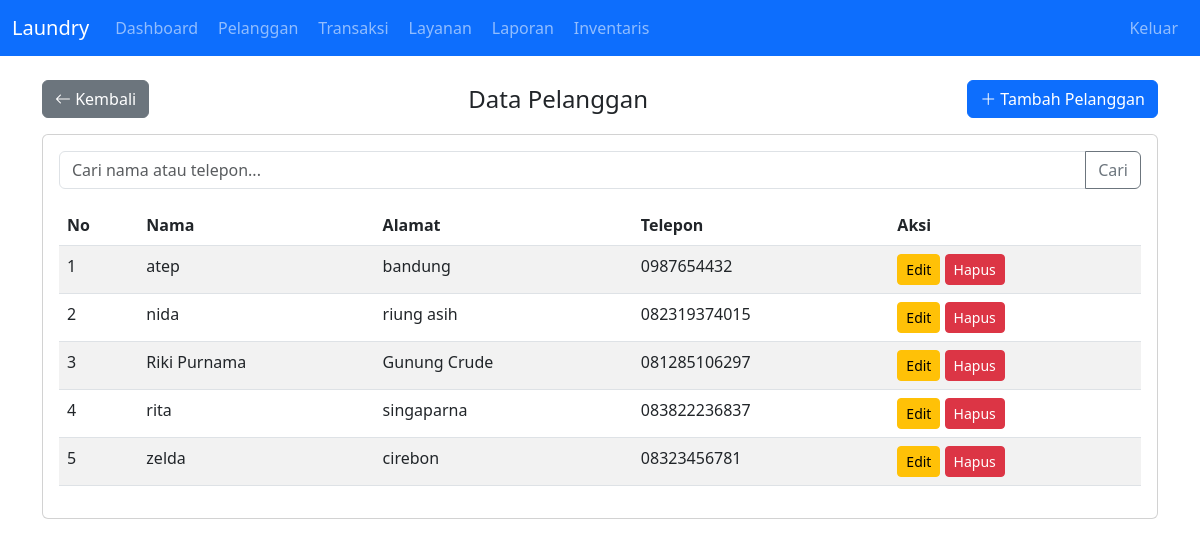
The page /pelanggan.php (signed in) on the database its author committed.
### tables this page shows
CREATE TABLE `pelanggan` (
  `id` int(11) NOT NULL,
  `nama` varchar(100) NOT NULL,
  `alamat` varchar(255) DEFAULT NULL,
  `telepon` varchar(20) DEFAULT NULL
);

### pelanggan.php (the view, shortened to what this page needs)
<?php
include 'koneksi.php';
$search = isset($_GET['search']) ? $_GET['search'] : '';
$where = '';
$q = mysqli_query($conn, "SELECT * FROM pelanggan $where ORDER BY nama");
?>
<!DOCTYPE html>
<html>
<head>
    <link rel="stylesheet" href="https://cdn.jsdelivr.net/npm/bootstrap@5.3.0/dist/css/bootstrap.min.css">
</head>
<body>
<?php include 'navbar.php'; ?>
<div class="container mt-4">
    <div class="d-flex justify-content-between align-items-center mb-3">
        <a href="dashboard.php" class="btn btn-secondary">
            <i class="bi bi-arrow-left"></i> Kembali
        </a>
        <h4 class="mb-0">Data Pelanggan</h4>
        <button class="btn btn-primary" data-bs-toggle="modal" data-bs-target="#modalPelanggan">
            <i class="bi bi-plus-lg"></i> Tambah Pelanggan
        </button>
    </div>
    <div class="card">
        <div class="card-body">
            <form method="get" class="mb-3">
                <div class="input-group">
                    <input type="text" name="search" class="form-control" placeholder="Cari nama atau telepon..." value="<?php echo $search; ?>">
                    <button class="btn btn-outline-secondary" type="submit">Cari</button>
                </div>
            </form>
            <div class="table-responsive">
                <table class="table table-striped">
                    <thead>
                        <tr>
                            <th>No</th>
                            <th>Nama</th>
                            <th>Alamat</th>
                            <th>Telepon</th>
                            <th>Aksi</th>
                        </tr>
                    </thead>
                    <tbody>
                        <?php
                        $no = 1;
                        while ($row = mysqli_fetch_assoc($q)):
                        ?>
                        <tr>
                            <td><?php echo $no++; ?></td>
                            <td><?php echo $row['nama']; ?></td>
                            <td><?php echo $row['alamat']; ?></td>
                            <td><?php echo $row['telepon']; ?></td>
                            <td>
                                <button class="btn btn-sm btn-warning" onclick="editPelanggan(<?php echo $row['id']; ?>, '<?php echo $row['nama']; ?>', '<?php echo $row['alamat']; ?>', '<?php echo $row['telepon']; ?>')">
                                    Edit
                                </button>
                                <?php if (isset($_SESSION['role']) && $_SESSION['role'] == 'admin'): ?>
                                <a href="?hapus=<?php echo $row['id']; ?>" class="btn btn-sm btn-danger" onclick="return confirm('Yakin hapus?')">
                                    Hapus
                                </a>
                                <?php endif; ?>
                            </td>
                        </tr>
                        <?php endwhile; ?>
                    </tbody>
                </table>
            </div>
        </div>
    </div>
</div>
</body>
</html>

### rows shown on the page
pelanggan: nama "atep", alamat "bandung", telepon "0987654432"
pelanggan: nama "nida", alamat "riung asih", telepon "082319374015"
pelanggan: nama "Riki Purnama", alamat "Gunung Crude", telepon "081285106297"
pelanggan: nama "rita", alamat "singaparna", telepon "083822236837"
pelanggan: nama "zelda", alamat "cirebon", telepon "08323456781"
